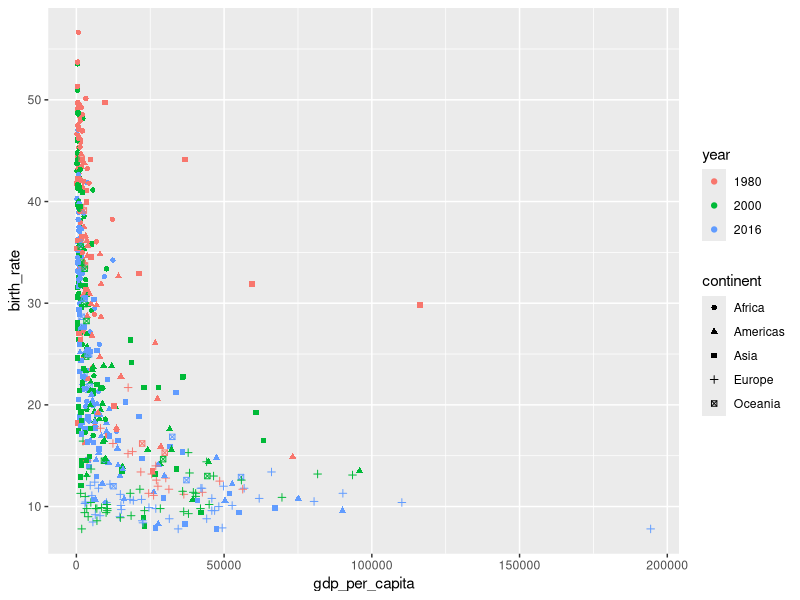
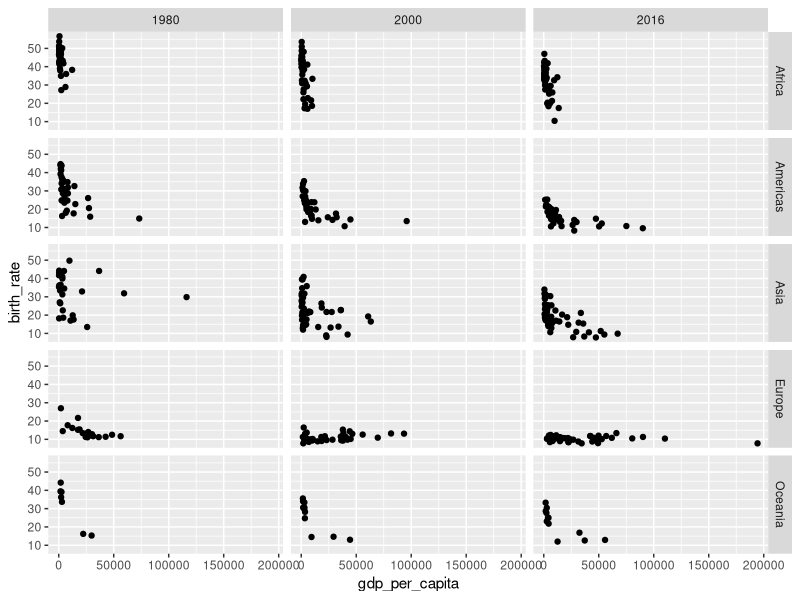
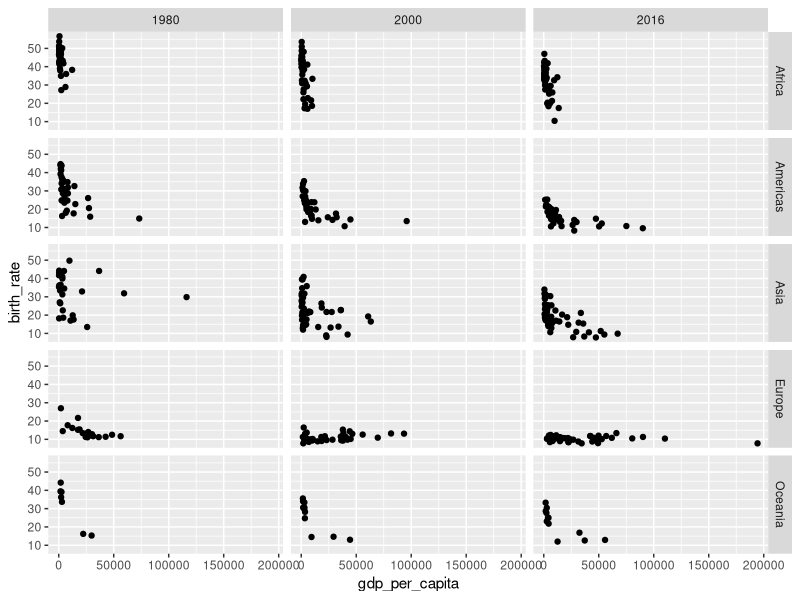

These charts were generated, in order, by the following R code:
library(tidyverse)

world_bank_countries <- read_csv("data/world_bank_countries.csv")

world_bank_countries %>% 
  filter(year %in% c(1980, 2000, 2016)) %>% 
  mutate(year = as.factor(year)) %>% 
  ggplot(aes(x = gdp_per_capita, 
             y = birth_rate,
             shape = continent,
             color = year)) +
  geom_point()


# facet_grid
world_bank_countries %>% 
  filter(year %in% c(1980, 2000, 2016)) %>% 
  ggplot(aes(x = gdp_per_capita, birth_rate)) +
  geom_point() +
  facet_grid(continent ~ year)


# Use vars instead of ~ 
world_bank_countries %>% 
  filter(year %in% c(1980, 2000, 2016)) %>% 
  ggplot(aes(x = gdp_per_capita, birth_rate)) +
  geom_point() +
  facet_grid(rows = vars(continent), cols = vars(year))
